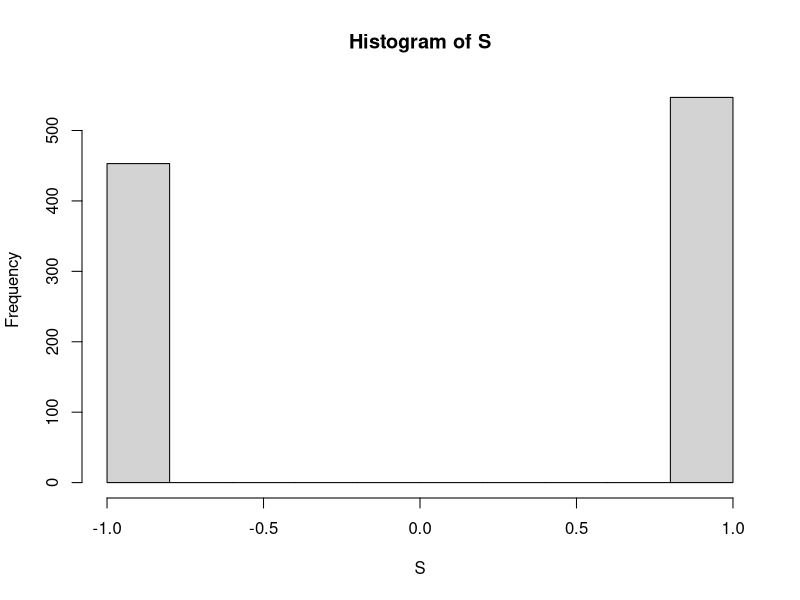
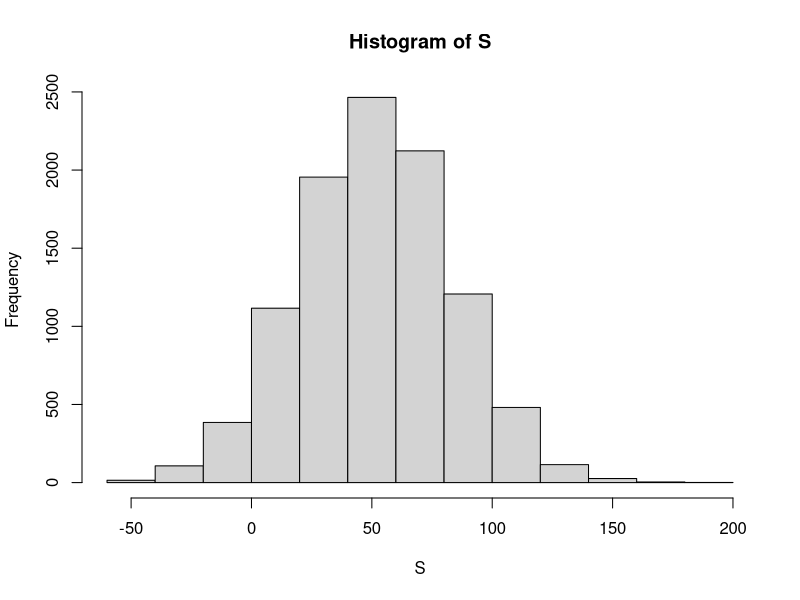

Write R code to recreate these figures, in order.
## ---- chunk 1
set.seed(1)
# define random variable x to be 1 if blue, 0 otherwise
beads <- rep(c("red", "blue"), times = c(2, 3))
x <- ifelse(sample(beads, 1) == "blue", 1, 0)
print(x)
## ---- chunk 2
red <- 18
black <- 18
green <- 2
n <- 1000

S <- sample(c(1,-1), # options are +1 and -1
       n, # players are 1000
       replace = TRUE,
       prob = c(20/38, # probability of win
                18/38)) # probability of lose
hist(S) # distribution
sum(S) # total gains
mean(S) # mean gain
## ---- chunk 3
n <- 1000    # number of roulette players
B <- 10000    # number of Monte Carlo experiments
S <- replicate(B, {
    X <- sample(c(-1,1), n, replace = TRUE, prob = c(9/19, 10/19))    # simulate 1000 roulette spins
    sum(X)    # determine total profit
})

hist(S) # distribution of results
mean(S) # mean results
mean(S < 0)    # probability of the casino losing money
## ---- chunk 4
green <- 2
black <- 18
red <- 18
green/(black+red+green)
## ---- chunk 5
set.seed(1)

# The variables 'green', 'black', and 'red' contain the number of pockets for each color
green <- 2
black <- 18
red <- 18

p_green <- green/(black+red+green)
p_not_green <- 1 - p_green

prob = sample(c(-1,17), 1, prob = c(p_not_green,p_green), replace = TRUE)
print(prob)
## ---- chunk 6
# The variables 'green', 'black', and 'red' contain the number of pockets for each color
green <- 2
black <- 18
red <- 18

p_green <- green/(black+red+green)
p_not_green <- 1 - p_green

X = 17*p_green + -1*(p_not_green)
X
## ---- chunk 7
green <- 2
black <- 18
red <- 18

p_green <- green/(black+red+green)
p_not_green <- 1 - p_green

sdX <- abs(-1-17)*sqrt(p_green*p_not_green)
sdX
## ---- chunk 8
set.seed(1)

# The variables 'green', 'black', and 'red' contain the number of pockets for each color
green <- 2
black <- 18
red <- 18

p_green <- green/(black+red+green)
p_not_green <- 1 - p_green

n <- 1000
X <- sample(c(-1,17),n,replace = TRUE, prob = c(p_not_green, p_green))
S <- sum(X)
S
## ---- chunk 9
# The variables 'green', 'black', and 'red' contain the number of pockets for each color
green <- 2
black <- 18
red <- 18

p_green <- green/(black+red+green)
p_not_green <- 1 - p_green

X <- 17*p_green + -1*(p_not_green)
n <- 1000
n*X


sdX <- abs(-1-17)*sqrt(p_green*p_not_green)
sqrt(n)*sdX
